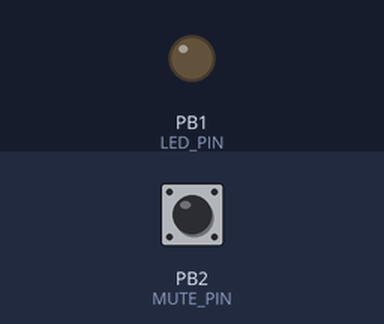
Simulated run of this sketch. Board: ATtiny85, built with avr-gcc and run on an emulated ATtiny85. On the bench: output pins drawn as LEDs (lit = HIGH). Inputs (shaded band) come from the test bench; at power-on: PB2 (MUTE_PIN) HIGH.

Above: at 1.2 s.
1.3 s: PB2 (MUTE_PIN) pulled LOW for 0.15 s
At 2.2 s:
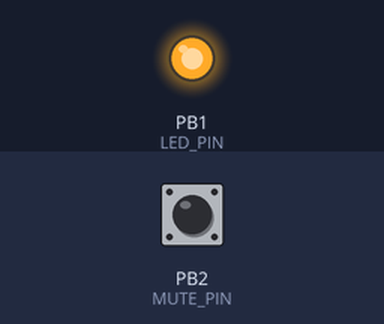
2.9 s: PB2 (MUTE_PIN) pulled LOW for 1 s
At 3.4 s:
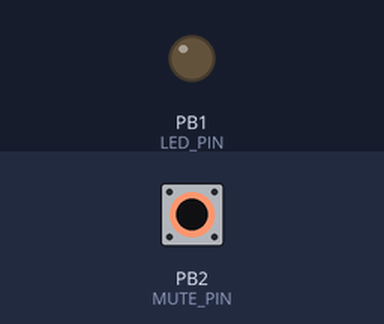
5.4 s: PB2 (MUTE_PIN) pulled LOW for 3.2 s
At 6.5 s:
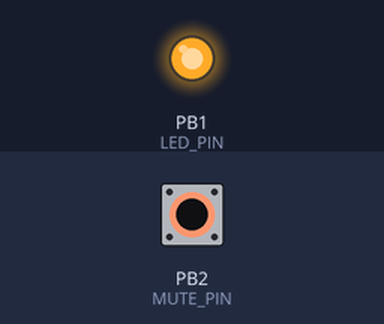
Timing chart, 0 to 8.4 s (numbered marks = the images above; inputs shaded):
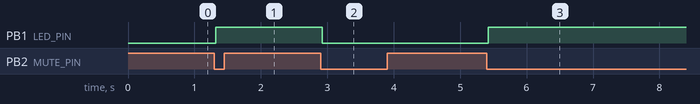

Measured:
- after the input at 1.3 s, PB1 (LED_PIN): LOW → HIGH at once
- after the input at 2.9 s, PB1 (LED_PIN): HIGH → LOW at once
- after the input at 5.4 s, PB1 (LED_PIN): LOW → HIGH at once

The sketch:

MicMuteButton.ino
```cpp
// USB Key board https://www.usb.org/sites/default/files/documents/hut1_12v2.pdf
// https://digistump.com/wiki/digispark for digispark  https://github.com/digistump/DigistumpArduino/
// IO pin 3 is third up from bottom, bottom is three seperate pins.
// https://defkey.com/ site that track key combinations
// Window mic mute software https://sourceforge.net/projects/micmute/

#include "DigiKeyboard.h"
#include <Bounce2.h>

#define MUTE_PIN 2
#define LED_PIN 1
int ledState = LOW;
Bounce debouncer = Bounce();

void setup() {
  pinMode(LED_PIN, OUTPUT); //LED on Model A
  debouncer.attach(MUTE_PIN, INPUT_PULLUP);
  debouncer.interval(25);
 }

void loop() {
  debouncer.update(); // Update the Bounce instance
  DigiKeyboard.update();
  if ( debouncer.fell() ) {  // Call code if button transitions from HIGH to LOW
     ledState = !ledState; // Toggle LED state
     DigiKeyboard.sendKeyStroke(KEY_SPACE, MOD_CONTROL_LEFT);
     digitalWrite(LED_PIN,ledState); // Apply new LED state
   }
}
```
